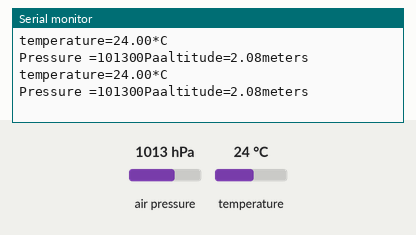
Recording of a sketch running on a simulated Arduino Uno, built with avr-gcc and run on an emulated ATmega328P. Shown: the last lines printed to the serial monitor. The test bench sets the inputs (shaded band); at power-on: air pressure 1013 hPa, temperature 24 °C.

Above: at 1.2 s.
1.3 s: air pressure set to 952 hPa
At 2.6 s:
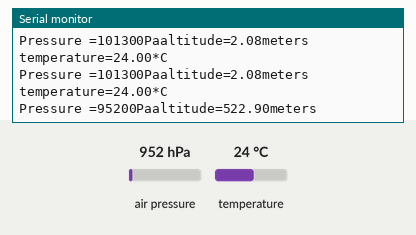
2.8 s: temperature set to 12 °C
At 3.8 s:
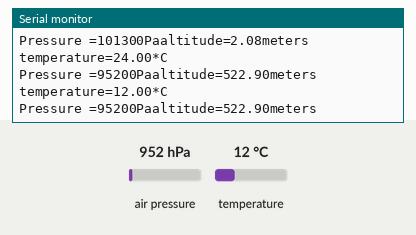
4.3 s: air pressure set to 975 hPa
At 5.9 s:
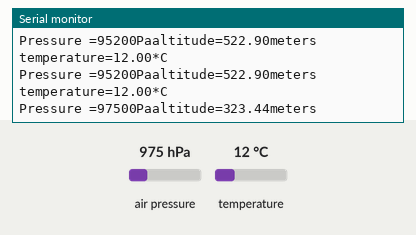
Timing chart, 0 to 7.4 s (numbered marks = the images above; inputs shaded):
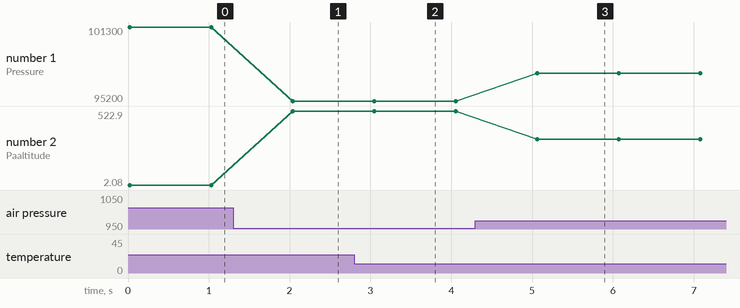

The sketch:

bmp.ino
```cpp
#include<Wire.h>
#include<Adafruit_BMP085.h>
Adafruit_BMP085 bmp;
void setup(){
  Serial.begin(9600);
  if(!bmp.begin()){
    Serial.println("Could not find bmp180 or bmp085 sensor!");
    while(1){}
  }
}
void loop(){
  Serial.print("temperature=");
  Serial.print(bmp.readTemperature());
  Serial.println("*C");
  Serial.print("Pressure =");
  Serial.print(bmp.readPressure());
  Serial.print("Pa");
  Serial.print("altitude=");
  Serial.print(bmp.readAltitude());
  Serial.print("meters");
  Serial.println();
  delay(1000);

 }
```

Measured:
- after the input at 1.3 s, the serial monitor: prints a new line after 0.74 s (image 1)
- after the input at 2.8 s, the serial monitor: prints a new line after 0.22 s (image 2)
- after the input at 4.3 s, the serial monitor: prints a new line after 0.76 s (image 3)
- plotted number 1: 101300 → 95200 after the input at 1.3 s, 95200 → 97500 after the input at 4.3 s
- plotted number 2: 2.08 → 522.9 after the input at 1.3 s, 522.9 → 323.44 after the input at 4.3 s
